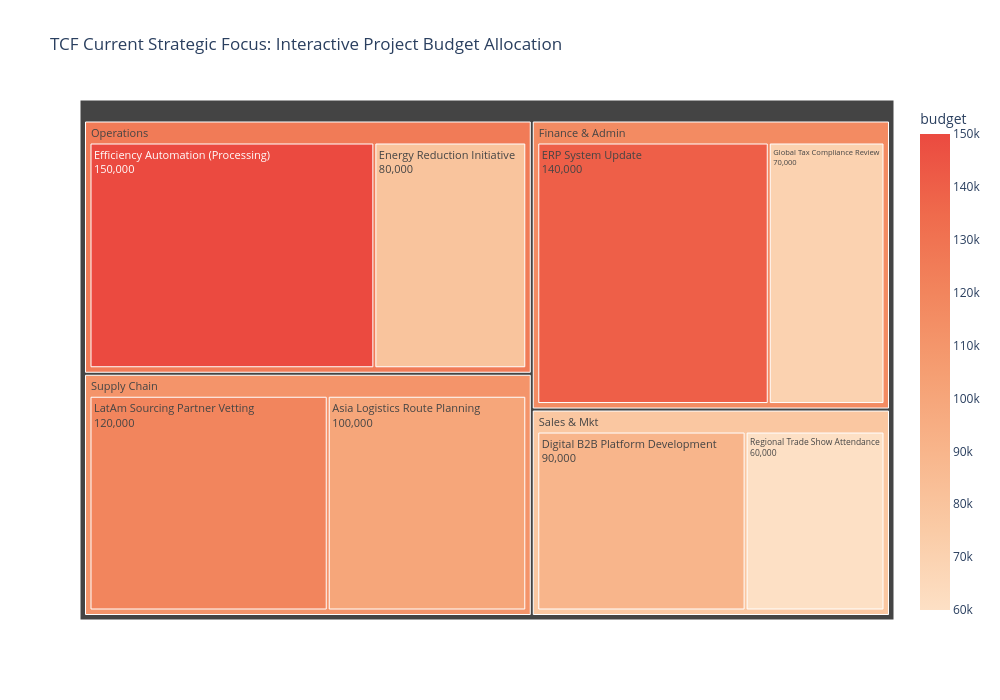

Notebook source saved alongside this figure:
### Markdown cell above
Looking at the sunburst chart, the organizational structure of Marco's company shows a strong emphasis and in the supply chain and operations departments, which highlights the company's focus on logistics and cost control. This helps to create an expansion strategy based on the employee distribution by departments and subdepartments.

### Code cell
fig2 = px.treemap(
    df_budget, 
    path=['department', 'project'],  # Defines the hierarchy: Department -> Project
    values='budget',  # Defines the size of each block
    title='TCF Current Strategic Focus: Interactive Project Budget Allocation',
    color='budget',  # Color by budget to show the financing per department
    color_continuous_scale="peach"
)

# Plotting the interactive tree map
fig2.update_traces(textinfo="label+value", textfont_size=11)
fig2.update_layout(height=700, width=1000)
fig2.show()

### Figure 1 — Plotly figure (JSON) as saved in the notebook; plotly's stock layout.template omitted (floating-point values rounded to 4 significant figures)
{"data": [{"branchvalues": "total", "customdata": [[150000.0], [80000.0], [120000.0], [100000.0], [90000.0], [60000.0], [140000.0], [70000.0], [125700.0], [110900.0], [78000.0], [116700.0]], "domain": {"x": [0, 1], "y": [0, 1]}, "hovertemplate": "labels=%{label}<br>budget_sum=%{value}<br>parent=%{parent}<br>id=%{id}<br>budget=%{color}<extra></extra>", "ids": ["Operations/Efficiency Automation (Processing)", "Operations/Energy Reduction Initiative", "Supply Chain/LatAm Sourcing Partner Vetting", "Supply Chain/Asia Logistics Route Planning", "Sales & Mkt/Digital B2B Platform Development", "Sales & Mkt/Regional Trade Show Attendance", "Finance & Admin/ERP System Update", "Finance & Admin/Global Tax Compliance Review", "Operations", "Supply Chain", "Sales & Mkt", "Finance & Admin"], "labels": ["Efficiency Automation (Processing)", "Energy Reduction Initiative", "LatAm Sourcing Partner Vetting", "Asia Logistics Route Planning", "Digital B2B Platform Development", "Regional Trade Show Attendance", "ERP System Update", "Global Tax Compliance Review", "Operations", "Supply Chain", "Sales & Mkt", "Finance & Admin"], "marker": {"coloraxis": "coloraxis", "colors": [150000.0, 80000.0, 120000.0, 100000.0, 90000.0, 60000.0, 140000.0, 70000.0, 125700.0, 110900.0, 78000.0, 116700.0]}, "name": "", "parents": ["Operations", "Operations", "Supply Chain", "Supply Chain", "Sales & Mkt", "Sales & Mkt", "Finance & Admin", "Finance & Admin", "", "", "", ""], "textfont": {"size": 11}, "textinfo": "label+value", "type": "treemap", "values": [150000.0, 80000.0, 120000.0, 100000.0, 90000.0, 60000.0, 140000.0, 70000.0, 230000.0, 220000.0, 150000.0, 210000.0]}], "layout": {"coloraxis": {"colorbar": {"title": {"text": "budget"}}, "colorscale": [[0, "rgb(253, 224, 197)"], [0.1667, "rgb(250, 203, 166)"], [0.3333, "rgb(248, 181, 139)"], [0.5, "rgb(245, 158, 114)"], [0.6667, "rgb(242, 133, 93)"], [0.8333, "rgb(239, 106, 76)"], [1, "rgb(235, 74, 64)"]]}, "height": 700, "legend": {"tracegroupgap": 0}, "title": {"text": "TCF Current Strategic Focus: Interactive Project Budget Allocation"}, "width": 1000}}
